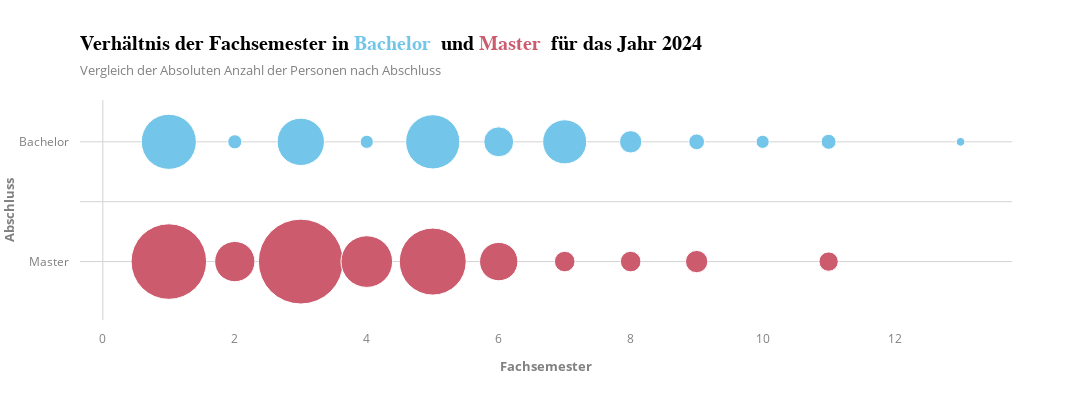

Notebook code cell kept with this figure:
### Code cell
infoviz_template = dict(
    layout=dict(
        template="plotly_white",
        title=dict(
            font=dict(size=20, family="Arial", weight="bold", color="black"),
            xanchor="left",  
            xref="paper",
            x=0,
            subtitle=dict(
                text="Vergleich der Absoluten Anzahl der Personen nach Abschluss",
                font=dict(color="gray", size=13),
            ),
        ),
        xaxis=dict(
            showgrid=False,
            zerolinecolor="lightgrey",
            tickfont=dict(color="grey", size=12),
            title_font=dict(color="grey", weight="bold", size=13),
            title_standoff=15,
            ticklabelstandoff=10,
            ticklabelposition="outside bottom"
        ),
        yaxis=dict(
            showgrid=True, gridcolor="lightgrey",
            zerolinecolor="lightgrey",
            tickfont=dict(color="grey", size=12),
            title_font=dict(color="grey", weight="bold", size=13),
            title_standoff=15,
            ticklabelstandoff=10,
            ticklabelposition="outside left"
        ),
    )
)
pio.templates["infoviz"] = infoviz_template

df = pd.DataFrame(df_sorted)

df['Category'] = df['Category'].str.replace(' (%)', '', regex=False)

category_order = ["1", "2", "3", "4", "5", "6", "7", "8", "9", "10", "11", "12", "13", "14 und mehr"]

df['Y-Wert'] = df['Studiengang'].map({'Bachelor': 1, 'Master': -1})


fig = px.scatter(df,
                 x="Category",
                 y="Y-Wert",
                 color="Studiengang", 
                 size="Wert", 
                 hover_name="Studiengang",
                 title="Verhältnis der Fachsemester in </b><span style='color:#73c6e9;'>Bachelor</span> <b> und </b><span style='color:#cc5b6e;'>Master</span> <b> für das Jahr 2024",
                 labels={"Jahr": "Jahr", "Category": "Kategorie", "Wert": "Wert"},
                 size_max=60,
                 category_orders={"Category": category_order},
                 color_discrete_map={"Bachelor": "#73c6e9", "Master": "#cc5b6e"})  



fig.update_layout(
    template="infoviz", 
    height=400,
    width=1400,
    yaxis_title="Abschluss",
    xaxis_title="Fachsemester",
    yaxis=dict(
        tickvals=[1, -1],
        ticktext=["Bachelor", "Master"],
        showgrid=True,
        zerolinecolor="lightgrey",
       
    ),
    showlegend=False
)
fig.update_traces(marker=dict(opacity=1))

fig.show()

### Figure 1 — Plotly figure (JSON) as saved in the notebook; plotly's stock layout.template omitted (floating-point values rounded to 4 significant figures)
{"data": [{"hovertemplate": "<b>%{hovertext}</b><br><br>Studiengang=Bachelor<br>Kategorie=%{x}<br>Y-Wert=%{y}<br>Wert=%{marker.size}<extra></extra>", "hovertext": ["Bachelor", "Bachelor", "Bachelor", "Bachelor", "Bachelor", "Bachelor", "Bachelor", "Bachelor", "Bachelor", "Bachelor", "Bachelor", "Bachelor", "Bachelor", "Bachelor"], "legendgroup": "Bachelor", "marker": {"color": "#73c6e9", "opacity": 1, "size": [122, 7, 9, 0, 3, 0, 8, 90, 7, 118, 36, 78, 20, 10], "sizemode": "area", "sizeref": 0.08028, "symbol": "circle"}, "mode": "markers", "name": "Bachelor", "orientation": "v", "showlegend": true, "type": "scatter", "x": ["1", "10", "11", "12", "13", "14 und mehr", "2", "3", "4", "5", "6", "7", "8", "9"], "xaxis": "x", "y": [1, 1, 1, 1, 1, 1, 1, 1, 1, 1, 1, 1, 1, 1], "yaxis": "y"}, {"hovertemplate": "<b>%{hovertext}</b><br><br>Studiengang=Master<br>Kategorie=%{x}<br>Y-Wert=%{y}<br>Wert=%{marker.size}<extra></extra>", "hovertext": ["Master", "Master", "Master", "Master", "Master", "Master", "Master", "Master", "Master", "Master", "Master", "Master", "Master", "Master"], "legendgroup": "Master", "marker": {"color": "#cc5b6e", "opacity": 1, "size": [229, 0, 15, 0, 0, 0, 65, 289, 107, 180, 59, 17, 17, 20], "sizemode": "area", "sizeref": 0.08028, "symbol": "circle"}, "mode": "markers", "name": "Master", "orientation": "v", "showlegend": true, "type": "scatter", "x": ["1", "10", "11", "12", "13", "14 und mehr", "2", "3", "4", "5", "6", "7", "8", "9"], "xaxis": "x", "y": [-1, -1, -1, -1, -1, -1, -1, -1, -1, -1, -1, -1, -1, -1], "yaxis": "y"}], "layout": {"height": 400, "legend": {"itemsizing": "constant", "title": {"text": "Studiengang"}, "tracegroupgap": 0}, "showlegend": false, "title": {"text": "Verhältnis der Fachsemester in </b><span style='color:#73c6e9;'>Bachelor</span> <b> und </b><span style='color:#cc5b6e;'>Master</span> <b> für das Jahr 2024"}, "width": 1400, "xaxis": {"anchor": "y", "categoryarray": ["1", "2", "3", "4", "5", "6", "7", "8", "9", "10", "11", "12", "13", "14 und mehr"], "categoryorder": "array", "domain": [0, 1], "title": {"text": "Fachsemester"}}, "yaxis": {"anchor": "x", "domain": [0, 1], "showgrid": true, "ticktext": ["Bachelor", "Master"], "tickvals": [1, -1], "title": {"text": "Abschluss"}, "zerolinecolor": "lightgrey"}}}
